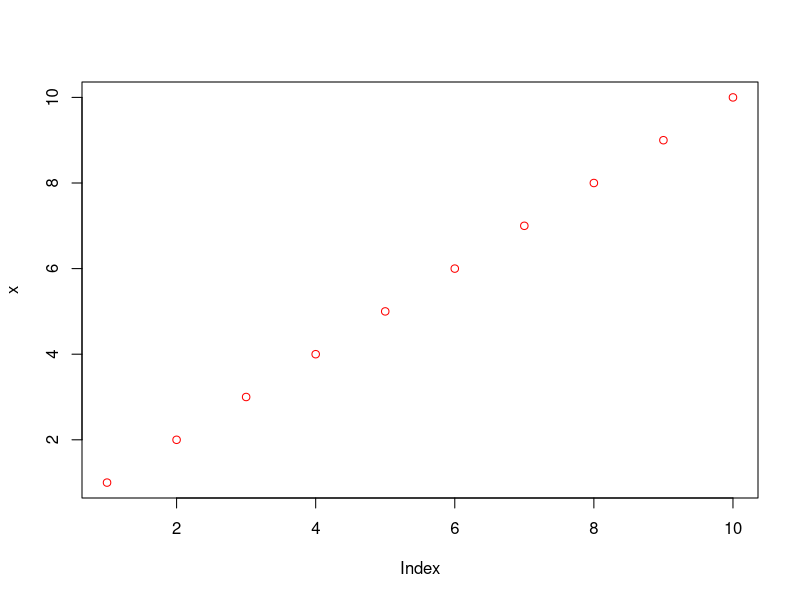

Write the R code that produced this figure.
## ---- chunk 1
plot_red = function(x) {
  plot(x = x, col = "red")
}
plot_red(1:10)
## ---- chunk 2
x = 1:10
y = x + sin(x)

train = data.frame(x,y)
model = lm(y ~ x, data = train)

test = data.frame(x=20)
pred = predict(model,test)

pred
## ---- chunk 3
datadir = "letters_for_stat128_final"
dir.create(datadir)
lapply(sample(letters, 10), function(l){
           d = data.frame(letter = l, number = 1:3)
           fname = file.path(datadir, paste0(l, ".csv"))
           write.csv(d, fname, row.names = FALSE)
})
## ---- chunk 4
file_names = list.files("letters_for_stat128_final", full.names = TRUE)
letters = lapply(file_names, read.csv)
d = do.call(rbind,letters)
d
# Cleaning up, leave this as the last line
unlink("letters_for_stat128_final", recursive = TRUE)
## ---- chunk 5
s = c("My number is 593-461-0728"
      , "My address is 123 Fake Street, and my phone number is 578-163-4290, thanks."
      , "Either call 269-501-3748 or email foo@bar.com.")
re = regexec("[0-9]{3}-[0-9]{3}-[0-9]{4}",s)
result = regmatches(s,re)
result
goal = c("593-461-0728", "578-163-4290", "269-501-3748")
## ---- chunk 6
s = "This is it?"

class(s) = c("final", class(s))

print.final = function(...) {
  cat("We're done!")
}
print(s)

s
